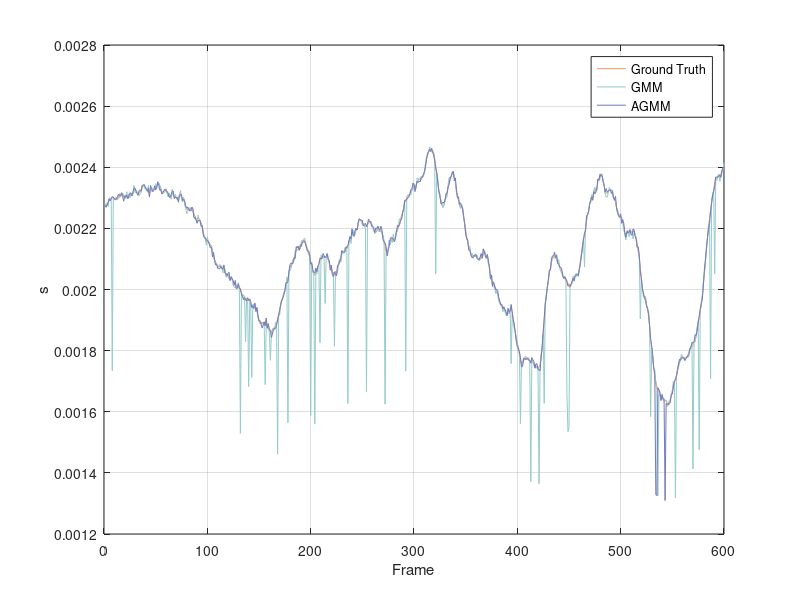
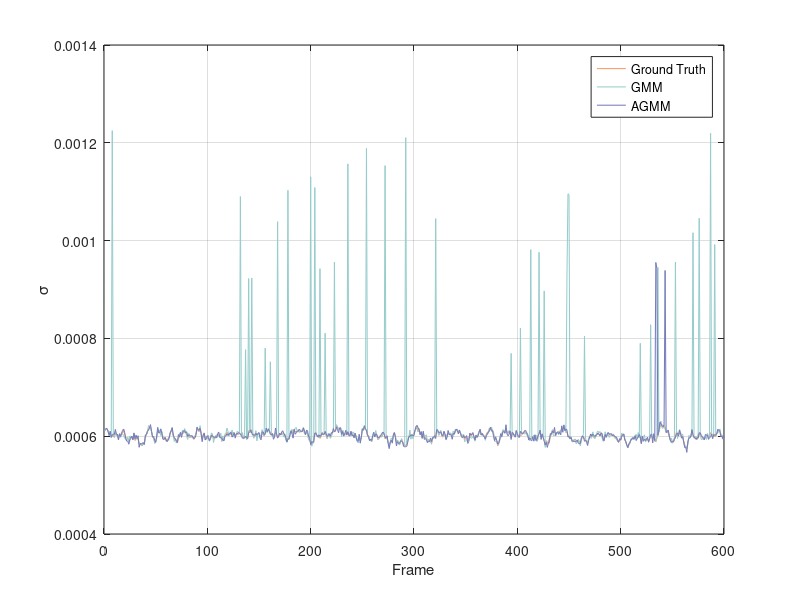
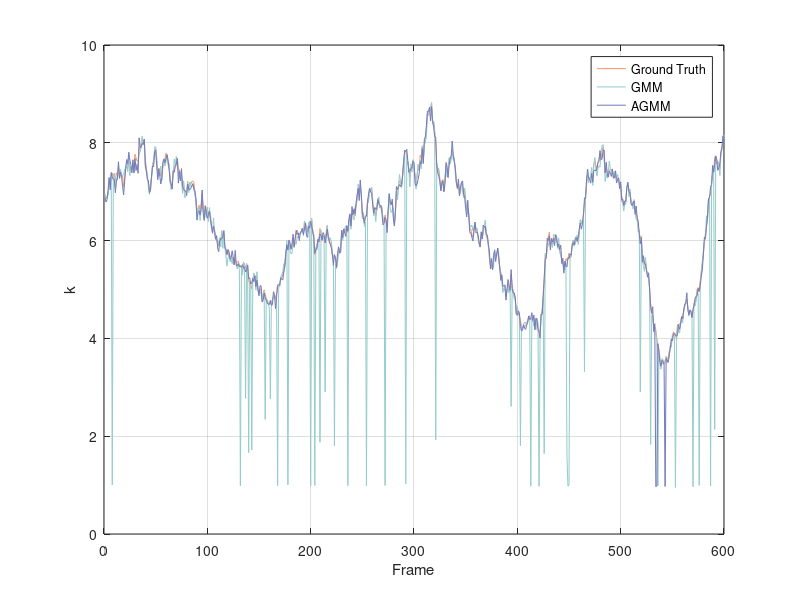

MATLAB code for these plots, in order:
close all
clear all
clc

load('gmm_estimat_3.mat')
gmm_k = estimat_k';
gmm_s = estimat_s';
gmm_sigma = estimat_sigma';

load('amm_estimat_3.mat')

%% 绘制参数拟合图
% s和sigma拟合
x_frame = 1:600;

figure(21)
plot(x_frame, real_s(1:600), '-', 'Color', '#FB9968', 'Marker', 'none', 'LineWidth', 0.75);  % 绘制真实s  #FB9968
hold on
plot(x_frame, gmm_s(1:600), '-', 'Color', '#96CCCB', 'Marker', 'none', 'LineWidth', 0.75);
hold on
plot(x_frame, em_s(1:600), '-', 'Color', '#757CBB', 'Marker', 'none', 'LineWidth', 0.75);  % 绘制估计s#A1A9D0
grid on
ylabel('s');
xlabel('Frame');
legend('Ground Truth','GMM','AGMM');
% ylim([min_s, max_s]);  % 设置左轴范围
% yticks(min_s:5e-4:max_s);  % 设置左轴刻度
% 右轴
figure(22)
plot(x_frame, real_sigma(1:600), '-', 'Color', '#FB9968', 'Marker', 'none', 'LineWidth', 0.75);  % 绘制真实sigma
hold on
plot(x_frame, gmm_sigma(1:600), '-', 'Color', '#96CCCB', 'Marker', 'none', 'LineWidth', 0.75);
hold on
plot(x_frame, em_sigma(1:600), '-', 'Color', '#757CBB', 'Marker', 'none', 'LineWidth', 0.75);  % 绘制估计sigma
grid on
ylabel('σ');
% ylim([min_sigma, max_sigma]);  % 设置右轴范围为真实sigma的最大值
% yticks(min_sigma:5e-5:max_sigma);  % 设置右轴刻度
xlabel('Frame');
% 图例
legend('Ground Truth','GMM','AGMM');

% k拟合
figure(23)
plot(x_frame, real_k(1:600), '-', 'Color', '#FB9968', 'Marker', 'none', 'LineWidth', 0.75);  % 绘制真实k
hold on
plot(x_frame, gmm_k(1:600), '-', 'Color', '#96CCCB', 'Marker', 'none', 'LineWidth', 0.75)
hold on
plot(x_frame, em_k(1:600), '-', 'Color', '#757CBB', 'Marker', 'none', 'LineWidth', 0.75);  % 绘制估计k
grid on
ylabel('k');
% ylim([min_k, max_k]);
% yticks(min_k:1:max_k);
% 图例
legend('Ground Truth','GMM','AGMM');
xlabel('Frame');
